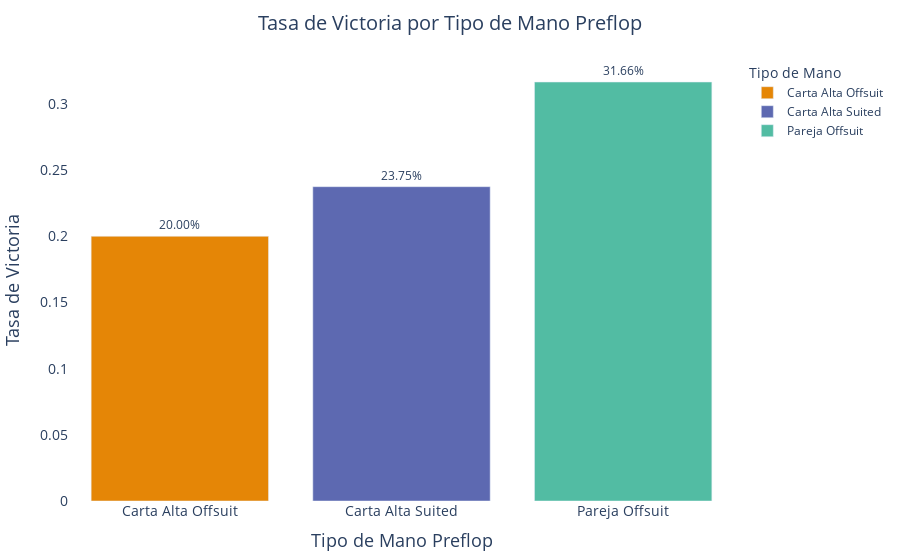

Source (notebook cell):
### Markdown cell above
#### 1.1 ¿Cuáles son las manos iniciales (preflop) con mayor probabilidad de victoria?

### Code cell
# Calculamos la tasa de victoria por tipo de mano preflop
victory_rates = (
    df.groupby('mano_preflop')['resultado']
    .apply(lambda x: (x == 'Victoria').mean())
    .reset_index()
)
victory_rates.columns = ['Tipo de Mano Preflop', 'Tasa de Victoria']

# Grafico de barras con Plotly
fig = px.bar(
    victory_rates,
    x='Tipo de Mano Preflop',
    y='Tasa de Victoria',
    color='Tipo de Mano Preflop',  
    text='Tasa de Victoria', 
    title="Tasa de Victoria por Tipo de Mano Preflop",
    labels={"Tipo de Mano Preflop": "Tipo de Mano", "Tasa de Victoria": "Tasa de Victoria (%)"},
    color_discrete_sequence=px.colors.qualitative.Vivid  
)

# Formato del gráfico
fig.update_traces(texttemplate='%{text:.2%}', textposition='outside') 
fig.update_layout(
    xaxis=dict(
        title="Tipo de Mano Preflop",
        title_font=dict(size=18),
        tickfont=dict(size=14),
    ),
    yaxis=dict(
        title="Tasa de Victoria",
        title_font=dict(size=18),
        tickfont=dict(size=14),
    ),
    title=dict(
        font=dict(size=20),
        x=0.5,  
    ),
    margin=dict(l=40, r=40, t=60, b=40),  
    plot_bgcolor="White"  
)

fig.show()

### Figure 1 — Plotly figure (JSON) as saved in the notebook; plotly's stock layout.template omitted (floating-point values rounded to 4 significant figures)
{"data": [{"alignmentgroup": "True", "hovertemplate": "Tipo de Mano=%{x}<br>Tasa de Victoria (%)=%{text}<extra></extra>", "legendgroup": "Carta Alta Offsuit", "marker": {"color": "rgb(229, 134, 6)", "pattern": {"shape": ""}}, "name": "Carta Alta Offsuit", "offsetgroup": "Carta Alta Offsuit", "orientation": "v", "showlegend": true, "text": [0.2], "textposition": "outside", "texttemplate": "%{text:.2%}", "type": "bar", "x": ["Carta Alta Offsuit"], "xaxis": "x", "y": [0.2], "yaxis": "y"}, {"alignmentgroup": "True", "hovertemplate": "Tipo de Mano=%{x}<br>Tasa de Victoria (%)=%{text}<extra></extra>", "legendgroup": "Carta Alta Suited", "marker": {"color": "rgb(93, 105, 177)", "pattern": {"shape": ""}}, "name": "Carta Alta Suited", "offsetgroup": "Carta Alta Suited", "orientation": "v", "showlegend": true, "text": [0.2375], "textposition": "outside", "texttemplate": "%{text:.2%}", "type": "bar", "x": ["Carta Alta Suited"], "xaxis": "x", "y": [0.2375], "yaxis": "y"}, {"alignmentgroup": "True", "hovertemplate": "Tipo de Mano=%{x}<br>Tasa de Victoria (%)=%{text}<extra></extra>", "legendgroup": "Pareja Offsuit", "marker": {"color": "rgb(82, 188, 163)", "pattern": {"shape": ""}}, "name": "Pareja Offsuit", "offsetgroup": "Pareja Offsuit", "orientation": "v", "showlegend": true, "text": [0.3166], "textposition": "outside", "texttemplate": "%{text:.2%}", "type": "bar", "x": ["Pareja Offsuit"], "xaxis": "x", "y": [0.3166], "yaxis": "y"}], "layout": {"barmode": "relative", "legend": {"title": {"text": "Tipo de Mano"}, "tracegroupgap": 0}, "margin": {"b": 40, "l": 40, "r": 40, "t": 60}, "plot_bgcolor": "White", "title": {"font": {"size": 20}, "text": "Tasa de Victoria por Tipo de Mano Preflop", "x": 0.5}, "xaxis": {"anchor": "y", "categoryarray": ["Carta Alta Offsuit", "Carta Alta Suited", "Pareja Offsuit"], "categoryorder": "array", "domain": [0, 1], "tickfont": {"size": 14}, "title": {"font": {"size": 18}, "text": "Tipo de Mano Preflop"}}, "yaxis": {"anchor": "x", "domain": [0, 1], "tickfont": {"size": 14}, "title": {"font": {"size": 18}, "text": "Tasa de Victoria"}}}}
